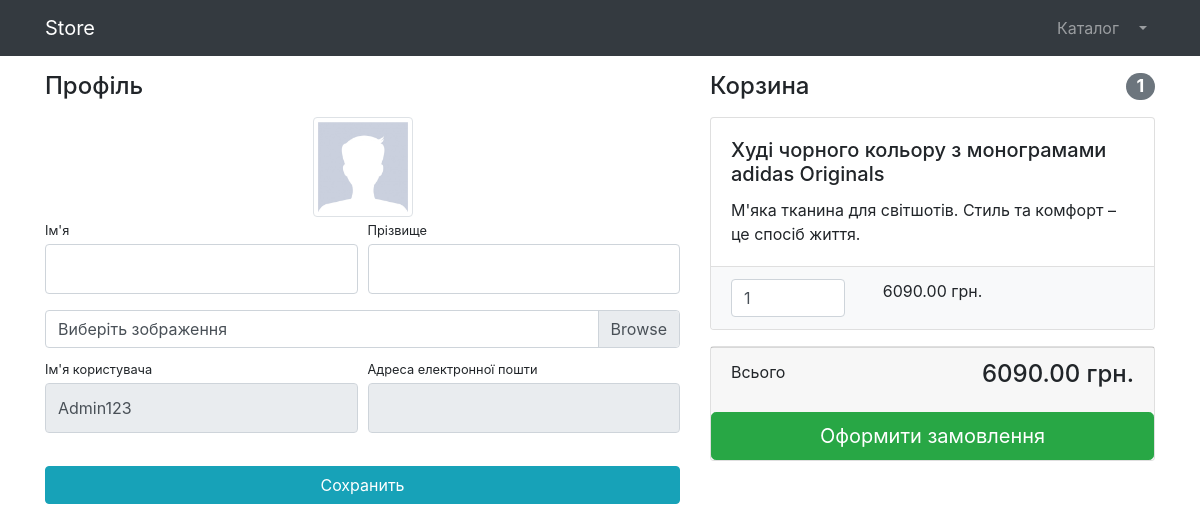
The app's page /users/profile/1/ (signed in) with its own data.
### users/models.py (models this page shows)
class User(AbstractUser):
    image = models.ImageField(upload_to='users_images', null=True, blank=True)
    is_verified_email = models.BooleanField(default=False)

### products/models.py (models this page shows, shortened)
class Basket(models.Model):
    user = models.ForeignKey(to=User, on_delete=models.CASCADE)
    product = models.ForeignKey(to=Product, on_delete=models.CASCADE)
    quantity = models.PositiveIntegerField(default=0)
    created_timestamp = models.DateTimeField(auto_now_add=True)
    objects = BasketQuerySet.as_manager()
    def sum(self):
        return self.product.price * self.quantity

class Product(models.Model):
    name = models.CharField(max_length=256)
    description = models.TextField()
    price = models.DecimalField(max_digits=8, decimal_places=2)
    quantity = models.PositiveIntegerField(default=0)
    image = models.ImageField(
        upload_to='products_images', null=True, blank=True)
    category = models.ForeignKey(to=ProductCategory, on_delete=models.CASCADE)
    class Meta:
        verbose_name = 'product'
        verbose_name_plural = 'products'

### users/views.py (the view, shortened to what this page needs)
class UserProfileView(TitleMixin, UpdateView):
    model = User
    form_class = UserProfileForm
    template_name = 'users/profile.html'
    title = 'Store- Акаунт'

### users/forms.py
class UserProfileForm(UserChangeForm):
    first_name = forms.CharField(widget=forms.TextInput(
        attrs={'class': 'form-control py-4'}))
    last_name = forms.CharField(widget=forms.TextInput(
        attrs={'class': 'form-control py-4'}))
    image = forms.ImageField(widget=forms.FileInput(
        attrs={'class': 'custom-file-input'}), required=False)
    username = forms.CharField(widget=forms.TextInput(
        attrs={'class': 'form-control py-4', 'readonly': True}))
    email = forms.CharField(widget=forms.TextInput(
        attrs={'class': 'form-control py-4', 'readonly': True}))
    class Meta:
        model = User
        fields = ('first_name', 'last_name', 'image', 'username', 'email')

### mymixin/views.py (called while the page is built)
    def get_context_data(self, **kwargs):
        context = super(TitleMixin, self).get_context_data(**kwargs)
        context['title'] = self.title
        return context

### products/context_processors.py (called while the page is built)
def baskets(request):
    user = request.user
    return {'baskets': Basket.objects.filter(user=user) if user.is_authenticated else []}

### products/models.py (called while the page is built)
    def total_sum(self):
        return sum(basket.sum() for basket in self)

    def total_quantity(self):
        return sum(basket.quantity for basket in self)

### users/templates/users/profile.html (shortened to what this page needs)
{% extends 'products/base.html' %}
{% load static %}
{% block css %}
    <link href="{% static 'vendor/css/profile.css' %}" rel="stylesheet">
{% endblock %}
{% block content %}
    <div class="container">
        <div class="row">
            <div class="col-lg-7">
                <h4 class="mt-3 mb-3">Профіль</h4>
                <div class="col-lg-12 text-center">
                    <img width="100" height="100"
                         src="{% if user.image %} {{ user.image.url }} {% else %} {% static 'vendor/img/users/default_avatar.jpg' %} {% endif %}"
                         class="img-thumbnail">
                </div>
                <form action="{% url 'users:profile' user.id%}" method="post" enctype="multipart/form-data">
                    <div class="form-row">
                        <div class="col-lg-6">
                            <div class="form-group">
                                <label class="small mb-1" for="{{ form.first_name.id_for_label }}">Ім'я</label>
                                {{ form.first_name }}
                            </div>
                        </div>
                        <div class="col-lg-6">
                            <div class="form-group">
                                <label class="small mb-1" for="{{ form.last_name.id_for_label }}">Прізвище</label>
                                {{ form.last_name }}
                            </div>
                        </div>
                    </div>
                    <div class="form-row mb-2">
                        <div class="col-lg-12">
                            <div class="custom-file">
                                <label class="custom-file-label" for="{{ form.image.id_for_label }}">
                                    Виберіть зображення
                                </label>
                            </div>
                        </div>
                    </div>
                    <div class="form-row">
                        <div class="col-lg-6">
                            <label class="small mb-1" for="{{ form.username.id_for_label }}">Ім'я користувача</label>
                            {{ form.username }}
                        </div>
                        <div class="col-lg-6">
                            <label class="small mb-1" for="{{ form.email.id_for_label }}">
                                Адреса електронної пошти
                            </label>
                            {{ form.email }}
                        </div>
                    </div>
                    <div class="form-row">
                        <div class="col-lg-12" style="margin-top: 33px;">
                            <input class="btn btn-info btn-block" type="submit" value="Сохранить">
                        </div>
                    </div>
                </form>
            </div>
            <div class="col-lg-5">
                {% include 'products/baskets.html' %}
        </div>
    </div>
{% endblock %}

### products/templates/products/baskets.html (shortened to what this page needs)
{% if baskets  %}
<h4 class="mt-3 mb-3 d-flex justify-content-between align-items-center mb-3">
    Корзина <span class="badge badge-secondary badge-pill">{{ baskets.total_quantity }}</span>
</h4>
{% for basket in baskets %}
<div class="card mb-3">
    <div class="card-body">
        <h5 class="card-title">{{ basket.product.name }}</h5>
        <p class="card-text">{{ basket.product.description }}</p>
    </div>
    <ul class="list-group list-group-flush">
        <li class="list-group-item bg-light">
            <div class="row text-center">
                <div class="col-lg-4">
                    <input name="basketID" type="number" class="form-control"
                           value="{{ basket.quantity }}" min="0">
                </div>
                <div class="col-lg-4">{{ basket.sum }} грн.</div>
                <div class="col-lg-4">
                </div>
            </div>
        </li>
    </ul>
</div>
{% endfor %}
<div class="card mb-3">
    <div class="card-footer">
        <p class="float-left">Всього</p>
        <h4 class="float-right">{{ baskets.total_sum }} грн.</h4>
    </div>
<a class="btn btn-success btn-lg float-right" href="../orders/order-create.html">
    Оформити замовлення
</a>
{% else %}
<h4 class="mt-3 mb-3 text-center">
    Корзина порожня
</h4>
{% endif %}

### records on screen
User: username "Admin123"
Basket: total_quantity "1", product.name "Худі чорного кольору з монограмами adidas Originals", product.description "М'яка тканина для світшотів. Стиль та комфорт – це спосіб життя.", basketID "1", sum "6090.00", total_sum "6090.00"
